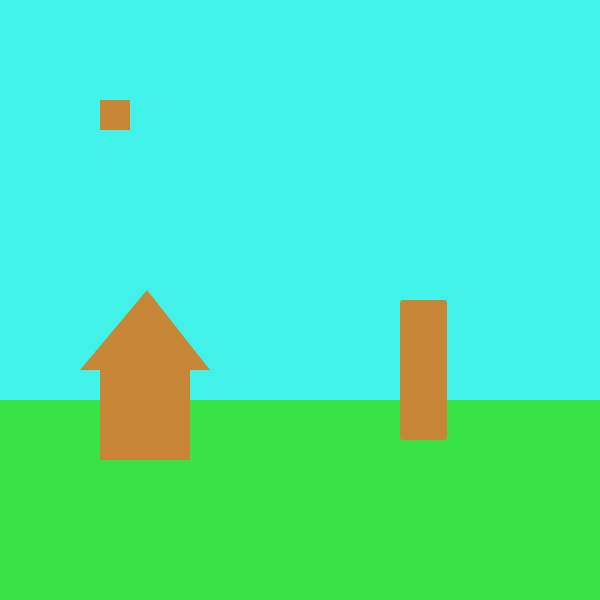
Frame 1 (no input)
Frame 60 (the mouse pressed at the canvas centre just before this capture): identical to frame 1, image omitted
Frame 120 (the mouse held since frame 60 and released just before this capture): identical to frame 1, image omitted

The Processing sketch that drew this single still picture (run headless with seeded random() and noise(); from frame 60 on, the mouse is pressed at the canvas centre):

// Processing sketch: aaaaaa
// ── aaaaaa.pde


void setup(){
  size(600,600);
}

void draw(){
  background(#39E346);
  fill(#42F2E8);
  noStroke();
  rect(0,0, 600, 400);
 fill(#C68636);
 rect(400, 300, 47, 140, 3);
 rect(100, 370, 90, 90);
 triangle(80, 370, 147, 290, 210, 370);
 rect(100, 100, 30,30);
}
